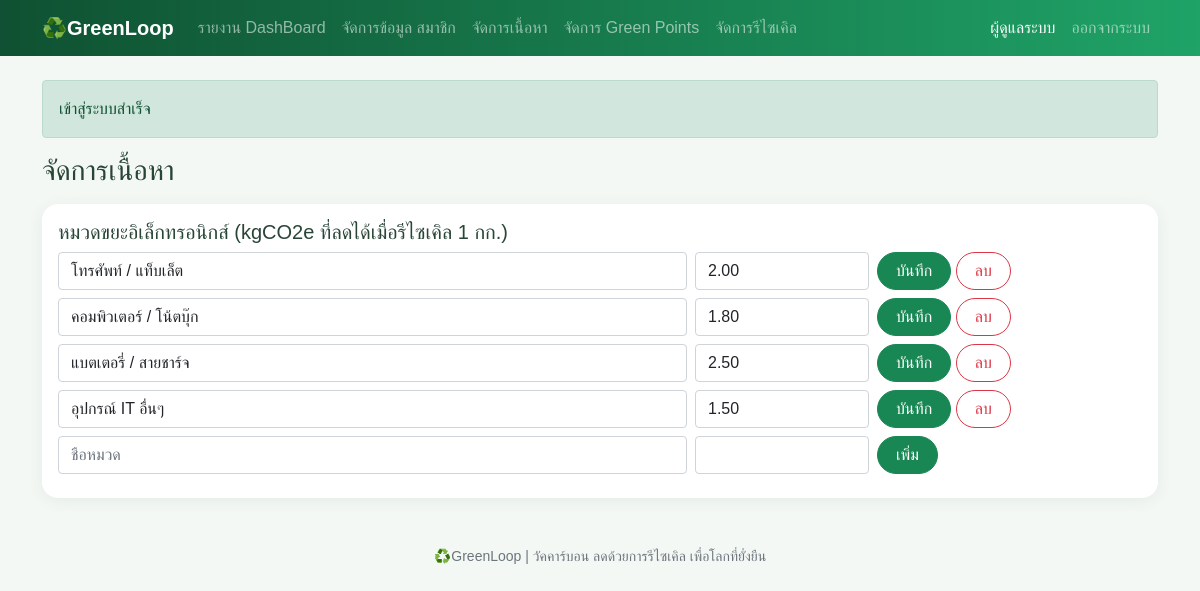
/admin/green.php (signed in), run on the app's committed database.
### tables this page shows
CREATE TABLE categories (
    id INT AUTO_INCREMENT PRIMARY KEY,
    name VARCHAR(100) NOT NULL,
    co2_per_kg DECIMAL(6,2) NOT NULL
);

### controller/admin_green.php (called while the page is built, shortened)
<?php
require_once __DIR__ . '/../init.php';
$cats = $db->query("SELECT * FROM categories ORDER BY id")->fetch_all(MYSQLI_ASSOC);
$cats[] = ['id' => '', 'name' => '', 'co2_per_kg' => ''];

### init.php (called while the page is built, shortened)
<?php
function e($value){
    return htmlspecialchars((string) $value, ENT_QUOTES, 'UTF-8');
}
require_once __DIR__ . '/header.php';

### admin/green.php (the view, shortened to what this page needs)
<?php
    require __DIR__ . '/../controller/admin_green.php';
?>
<div class="card card-body">
    <h5>หมวดขยะอิเล็กทรอนิกส์ (kgCO2e ที่ลดได้เมื่อรีไซเคิล 1 กก.)</h5>
        <?php foreach ($cats as $c): ?>
            <form action="" method="post" class="row g-2 mb-2">
                <div class="col-md-7">
                    <input class="form-control" name="name" value="<?= e($c['name'])?>" placeholder="ชื่อหมวด" required>
                </div>
                <div class="col-md-2">
                    <input class="form-control" name="co2_per_kg" type="number" step="0.01" min="0.01" value="<?= e($c['co2_per_kg'])?>"  required>
                </div>
                <div class="col-md-3">
                    <button class="btn btn-success" name="save_category"><?= $c ['id'] ? 'บันทึก' : 'เพิ่ม' ?></button>
                    <?php if ($c['id']): ?>
                    <button class="btn btn-outline-danger" name="del_category" onlick="return confirm('ลบหมวดนี้')">ลบ</button>
                    <?php endif; ?>
                </div>
            </form>
        <?php endforeach; ?>
</div>

### assets/style.css (style rules this page uses)
:root { --green:#176b43; --deep-green:#0f5132; --soft-green:#e8f5eb; }
body { background: #f4f8f5; color: #294536; font-family: "Leelawadee UI", Tahoma, sans-serif; }
.btn { border-radius: 50px; padding-inline: 18px; transition: -2s; }
.card, .impact-card { border: 0; border-radius: 16px; box-shadow: 0 3px 16px #174b3112; }

### data on the page
categories: name "โทรศัพท์ / แท็บเล็ต", co2_per_kg "2.00", shows "บันทึก", shows "ลบ"
categories: name "คอมพิวเตอร์ / โน้ตบุ๊ก", co2_per_kg "1.80", shows "บันทึก", shows "ลบ"
categories: name "แบตเตอรี่ / สายชาร์จ", co2_per_kg "2.50", shows "บันทึก", shows "ลบ"
categories: name "อุปกรณ์ IT อื่นๆ", co2_per_kg "1.50", shows "บันทึก", shows "ลบ"

### other printed values
$u['name'] "ผู้ดูแลระบบ"
$_SESSION['flash'][0] "เข้าสู่ระบบสำเร็จ"
$title "จัดการเนื้อหา"
